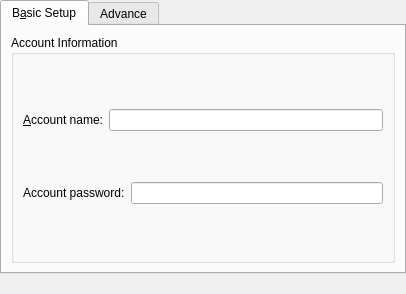
<?xml version="1.0" encoding="UTF-8"?>
<ui version="4.0">
 <class>WebqqAccountPreferences</class>
 <widget class="QWidget" name="WebqqAccountPreferences">
  <property name="geometry">
   <rect>
    <x>0</x>
    <y>0</y>
    <width>406</width>
    <height>294</height>
   </rect>
  </property>
  <property name="windowTitle">
   <string>Account Preferences - Webqq</string>
  </property>
  <layout class="QVBoxLayout">
   <property name="spacing">
    <number>6</number>
   </property>
   <property name="margin">
    <number>0</number>
   </property>
   <item>
    <widget class="QTabWidget" name="tabWidget11">
     <property name="currentIndex">
      <number>0</number>
     </property>
     <widget class="QWidget" name="tab">
      <attribute name="title">
       <string>B&amp;asic Setup</string>
      </attribute>
      <layout class="QVBoxLayout">
       <property name="spacing">
        <number>6</number>
       </property>
       <property name="margin">
        <number>9</number>
       </property>
       <item>
        <widget class="QGroupBox" name="groupBox">
         <property name="title">
          <string>Account Information</string>
         </property>
         <layout class="QVBoxLayout">
          <property name="spacing">
           <number>6</number>
          </property>
          <property name="margin">
           <number>9</number>
          </property>
          <item>
           <layout class="QHBoxLayout" name="_2">
            <property name="spacing">
             <number>6</number>
            </property>
            <property name="margin">
             <number>0</number>
            </property>
            <item>
             <widget class="QLabel" name="accountLabel">
              <property name="toolTip">
               <string>The account name of your account.</string>
              </property>
              <property name="whatsThis">
               <string>The account name of your account.</string>
              </property>
              <property name="text">
               <string>&amp;Account name:</string>
              </property>
              <property name="buddy">
               <cstring>m_acctName</cstring>
              </property>
             </widget>
            </item>
            <item>
             <widget class="QLineEdit" name="m_acctName">
              <property name="toolTip">
               <string>The account name of your account.</string>
              </property>
              <property name="whatsThis">
               <string>The account name of your account.</string>
              </property>
             </widget>
            </item>
           </layout>
          </item>
          <item>
           <layout class="QHBoxLayout" name="_3">
            <property name="spacing">
             <number>6</number>
            </property>
            <property name="margin">
             <number>0</number>
            </property>
            <item>
             <widget class="QLabel" name="accountLabel_2">
              <property name="toolTip">
               <string>The account password of your account.</string>
              </property>
              <property name="whatsThis">
               <string>The account name of your account.</string>
              </property>
              <property name="text">
               <string>Account password:</string>
              </property>
              <property name="buddy">
               <cstring>m_acctName</cstring>
              </property>
             </widget>
            </item>
            <item>
             <widget class="QLineEdit" name="m_acctPassword">
              <property name="toolTip">
               <string>The account name of your account.</string>
              </property>
              <property name="whatsThis">
               <string>The account name of your account.</string>
              </property>
              <property name="echoMode">
               <enum>QLineEdit::Password</enum>
              </property>
             </widget>
            </item>
           </layout>
          </item>
         </layout>
        </widget>
       </item>
      </layout>
     </widget>
     <widget class="QWidget" name="tab_2">
      <attribute name="title">
       <string>Advance</string>
      </attribute>
      <widget class="QGroupBox" name="groupBox_2">
       <property name="geometry">
        <rect>
         <x>10</x>
         <y>10</y>
         <width>381</width>
         <height>201</height>
        </rect>
       </property>
       <property name="title">
        <string>Account Advanced setting</string>
       </property>
       <widget class="QWidget" name="horizontalLayoutWidget">
        <property name="geometry">
         <rect>
          <x>20</x>
          <y>40</y>
          <width>341</width>
          <height>161</height>
         </rect>
        </property>
        <layout class="QHBoxLayout" name="horizontalLayout">
         <item>
          <layout class="QVBoxLayout" name="verticalLayout_6">
           <item>
            <widget class="QLabel" name="label">
             <property name="text">
              <string>Proxy:</string>
             </property>
            </widget>
           </item>
           <item>
            <widget class="QLabel" name="label_2">
             <property name="text">
              <string>response:</string>
             </property>
            </widget>
           </item>
          </layout>
         </item>
         <item>
          <layout class="QVBoxLayout" name="verticalLayout_5">
           <item>
            <widget class="QLineEdit" name="lineEdit_2"/>
           </item>
           <item>
            <widget class="QLineEdit" name="lineEdit"/>
           </item>
          </layout>
         </item>
        </layout>
       </widget>
      </widget>
     </widget>
    </widget>
   </item>
   <item>
    <widget class="QLabel" name="labelStatusMessage">
     <property name="text">
      <string/>
     </property>
     <property name="alignment">
      <set>Qt::AlignCenter</set>
     </property>
    </widget>
   </item>
  </layout>
 </widget>
 <resources/>
 <connections/>
</ui>
